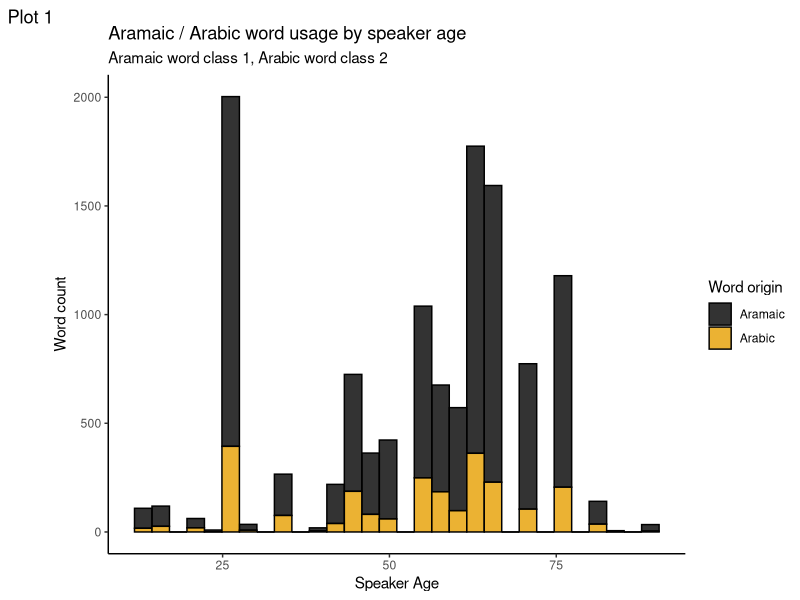
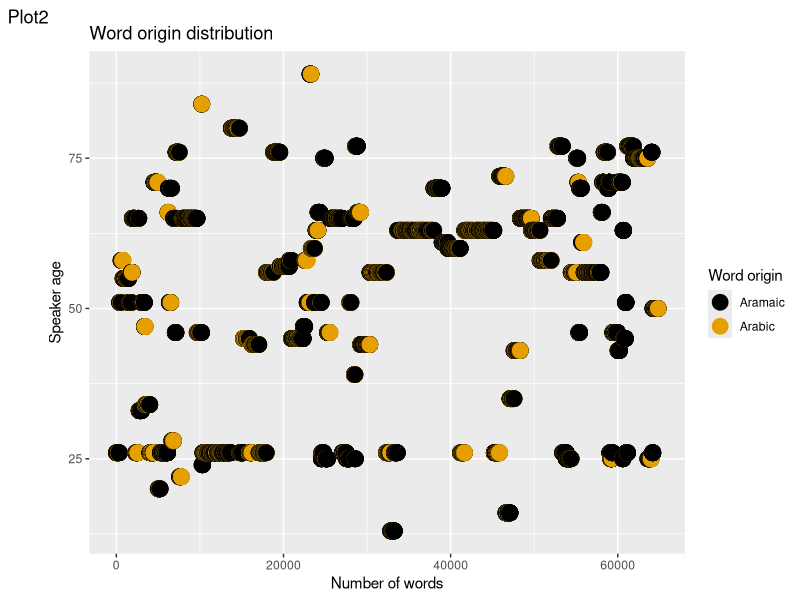

The R script that drew these images, in order:
## ---- chunk 1
library(tidyverse)
library(ggplot2)
## ---- chunk 2
aramaic_data <- read.csv("project_data.csv")
## ---- chunk 3
glimpse(aramaic_data)
## ---- chunk 4
lemma_data <- read.csv("lemma_etymology.csv")
## ---- chunk 5
aramaic_table <- lemma_data %>%
  filter(etymology == 1)
arabic_table <- lemma_data %>%
  filter(etymology == 2)
## ---- chunk 6
aramaic_words <- aramaic_table$word
arabic_words <- arabic_table$word
## ---- chunk 7
aramaic_selected <- aramaic_data %>%
  filter(citation_form %in% aramaic_words | citation_form %in% arabic_words)
## ---- chunk 8
aramaic_class <- aramaic_selected %>%
  mutate(word_class = ifelse(citation_form %in% aramaic_words, 1, 2))
## ---- chunk 9
aramaic_class
## ---- chunk 10
cbbPalette <- c("#000000", "#E69F00", "#56B4E9", "#009E73", "#F0E442", "#0072B2", "#D55E00", "#CC79A7")

aramaic_class %>%
  ggplot(aes(x=speaker_age, group=factor(word_class))) + theme_classic() + geom_histogram(aes(fill=factor(word_class)), alpha=0.8, colour="black") + xlab("Speaker Age") + ylab("Word count") + labs(title="Aramaic / Arabic word usage by speaker age", subtitle=("Aramaic word class 1, Arabic word class 2"), tag="Plot 1") + scale_fill_manual("Word origin", labels=c("Aramaic", "Arabic"), values=cbbPalette)
## ---- chunk 11
wilcox_test <- wilcox.test(speaker_age ~ word_class, data = aramaic_class)
print(wilcox_test)
## ---- chunk 12
aramaic_class %>%
  ggplot(aes(y=speaker_age, x=X, group=factor(word_class))) + geom_point(aes(colour=factor(word_class)), size=5) + xlab("Number of words") + ylab("Speaker age") + labs(title="Word origin distribution", tag="Plot2") + scale_colour_manual("Word origin", labels=c("Aramaic", "Arabic"), values=cbbPalette)
## ---- chunk 13
spoken_aramaic <- aramaic_class %>%
  filter(word_class == 1)
spoken_aramaic_age <- spoken_aramaic["speaker_age"]
# Получим возрасты всех людей произносящих арамейские слова
spoken_arabic <- aramaic_class %>%
  filter(word_class == 2)
spoken_arabic_age <- spoken_arabic["speaker_age"]
# Сделаем то же самое для арабского

# Проведем t-test
t.test(spoken_aramaic_age, spoken_arabic_age, var.equal = FALSE)
